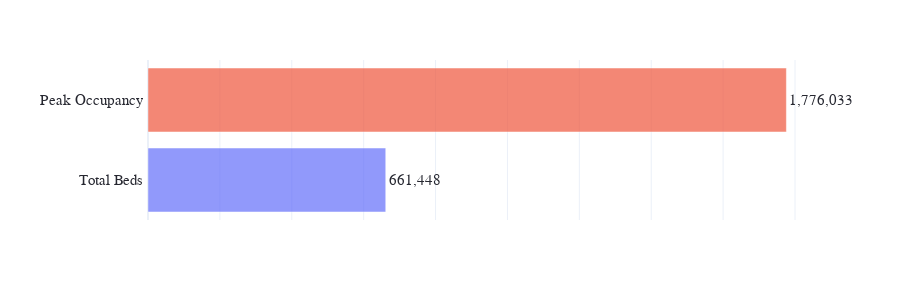

Here is the notebook cell this chart was saved with:
### Code cell
peak_occupancy = df.loc[df.Status == "Need Hospitalization"]["Forecast"].max()

num_beds_comparison_chart = graphic.num_beds_occupancy_comparison_chart(
    num_beds_available=num_hospital_beds, 
    max_num_beds_needed=peak_occupancy)
num_beds_comparison_chart

### Figure 1 — Plotly figure (JSON) as saved in the notebook; plotly's stock layout.template omitted (floating-point values rounded to 4 significant figures)
{"data": [{"alignmentgroup": "True", "cliponaxis": false, "hoverlabel": {"namelength": 0}, "hovertemplate": "Color=b<br>Value=%{x}<br>Label=%{y}<br>Text=%{text}", "legendgroup": "b", "marker": {"color": "#636efa", "opacity": 0.7}, "name": "b", "offsetgroup": "b", "orientation": "h", "showlegend": true, "text": ["661,448  "], "textposition": "outside", "type": "bar", "x": [661448], "xaxis": "x", "y": ["Total Beds "], "yaxis": "y"}, {"alignmentgroup": "True", "cliponaxis": false, "hoverlabel": {"namelength": 0}, "hovertemplate": "Color=r<br>Value=%{x}<br>Label=%{y}<br>Text=%{text}", "legendgroup": "r", "marker": {"color": "#EF553B", "opacity": 0.7}, "name": "r", "offsetgroup": "r", "orientation": "h", "showlegend": true, "text": ["1,776,033  "], "textposition": "outside", "type": "bar", "x": [1776033], "xaxis": "x", "y": ["Peak Occupancy "], "yaxis": "y"}], "layout": {"barmode": "relative", "font": {"color": "#262730", "family": "Arial", "size": 15}, "height": 300, "legend": {"title": {"text": "Color"}, "tracegroupgap": 0}, "margin": {"t": 60}, "showlegend": false, "xaxis": {"anchor": "y", "domain": [0, 1], "showticklabels": false, "title": {"text": ""}}, "yaxis": {"anchor": "x", "domain": [0, 1], "showticklabels": true, "title": {"text": ""}}}}
